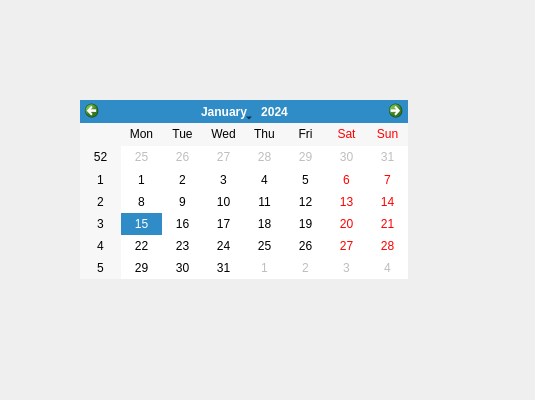
<?xml version="1.0" encoding="UTF-8"?>
<ui version="4.0">
 <class>Viewport</class>
 <widget class="QWidget" name="Viewport">
  <property name="geometry">
   <rect>
    <x>0</x>
    <y>0</y>
    <width>535</width>
    <height>400</height>
   </rect>
  </property>
  <property name="windowTitle">
   <string>Form</string>
  </property>
  <widget class="QCalendarWidget" name="calendarWidget">
   <property name="geometry">
    <rect>
     <x>80</x>
     <y>100</y>
     <width>328</width>
     <height>179</height>
    </rect>
   </property>
  </widget>
 </widget>
 <resources/>
 <connections/>
</ui>
